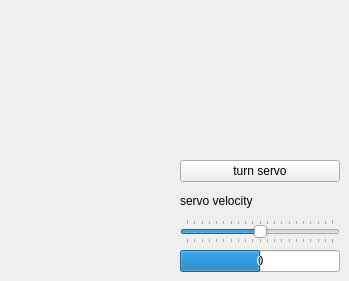
       <widget class="QWidget" name="servo">
        <property name="cursor">
         <cursorShape>ArrowCursor</cursorShape>
        </property>
        <attribute name="title">
         <string>servo</string>
        </attribute>
        <widget class="QWidget" name="verticalLayoutWidget_3">
         <property name="geometry">
          <rect>
           <x>180</x>
           <y>160</y>
           <width>160</width>
           <height>112</height>
          </rect>
         </property>
         <layout class="QVBoxLayout" name="verticalLayout_13">
          <item>
           <widget class="QPushButton" name="servobutton">
            <property name="text">
             <string>turn servo</string>
            </property>
           </widget>
          </item>
          <item>
           <widget class="QLabel" name="servolabel">
            <property name="text">
             <string>servo velocity</string>
            </property>
           </widget>
          </item>
          <item>
           <widget class="QSlider" name="servoslider">
            <property name="minimum">
             <number>-10</number>
            </property>
            <property name="maximum">
             <number>10</number>
            </property>
            <property name="orientation">
             <enum>Qt::Horizontal</enum>
            </property>
            <property name="tickPosition">
             <enum>QSlider::TicksBothSides</enum>
            </property>
           </widget>
          </item>
          <item>
           <widget class="QProgressBar" name="servobar">
            <property name="minimum">
             <number>-10</number>
            </property>
            <property name="maximum">
             <number>10</number>
            </property>
            <property name="value">
             <number>0</number>
            </property>
            <property name="invertedAppearance">
             <bool>false</bool>
            </property>
            <property name="format">
             <string>%v</string>
            </property>
           </widget>
          </item>
         </layout>
        </widget>
       </widget>
